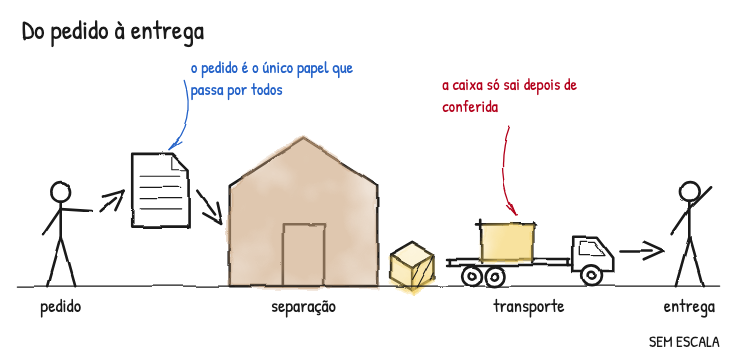

Reproduce this figure in Python.
"""A non-engineering explanation: how an order becomes a delivery. People, paper, box and truck."""

from __future__ import annotations

import sys
from pathlib import Path

sys.path.insert(0, str(Path(__file__).resolve().parents[1] / "scripts"))
from esquadro import Drawing, Iso, building, document, flow_arrow, hand_note, person, truck

OUT = Path(__file__).resolve().parent
TEXT = {
    "pt": {
        "title": "Do pedido à entrega",
        "desc": "Cliente faz o pedido, o estoque separa, a caixa sai no caminhão e chega ao cliente.",
        "labels": ["pedido", "separação", "transporte", "entrega"],
        "paper": "o pedido é o único papel que passa por todos",
        "check": "a caixa só sai depois de conferida",
    },
    "en": {
        "title": "From order to delivery",
        "desc": "A customer orders, the warehouse picks, the box leaves by truck and reaches the customer.",
        "labels": ["order", "picking", "transport", "delivery"],
        "paper": "the order is the one paper everyone sees",
        "check": "the box leaves only after it is checked",
    },
}


def main(lang: str = "pt") -> Path:
    t = TEXT[lang]
    d = Drawing.figure("page", 84, lang=lang, title=t["title"], description=t["desc"])
    d.text((5, 9), t["title"], "heading")
    ground = 66.0
    d.line((4, ground), (166, ground), "thin")

    client = person(d, (14, ground), 24, arm="out")
    order = document(d, (37, 44), 13, 17)
    flow_arrow(d, (client["hand"][0] + 2, client["hand"][1]), (order["left"][0] - 2, order["left"][1]))

    depot = building(d, (70, ground), 34, 34)
    d.wash([(53, ground), (53, ground - 23), (70, ground - 34), (87, ground - 23), (87, ground)], "brown")
    flow_arrow(d, (order["right"][0] + 2, 44), (depot["left"][0] - 2, depot["left"][1] - 1))

    iso = Iso(d, (90, ground - 2), unit=0.42)
    iso.box(0, 0, 0, 14, 14, 12, color="yellow")

    lorry = truck(d, (104, ground), 38)
    left, right, bed = lorry["bed"]
    d.rect(left + 7, bed - 8, 12, 8, fill="#fff")
    d.wash([(left + 7, bed - 8), (left + 19, bed - 8), (left + 19, bed), (left + 7, bed)], "yellow")
    flow_arrow(d, (right + 12, ground - 8), (153, ground - 8))
    person(d, (159, ground), 24, arm="up")

    for x, label in zip((14, 70, 122, 159), t["labels"], strict=True):
        d.text((x, ground + 6), label, "label", anchor="middle")
    hand_note(d, (order["top"][0] + 2, order["top"][1] - 1), (44, 14), t["paper"], 42, bend=-0.2, size=3.8, ink="blue")
    hand_note(d, (left + 15, bed - 10), (102, 18), t["check"], 38, bend=0.15, size=3.8, ink="red")
    return d.save(OUT / f"explain_flow{'_en' if lang == 'en' else ''}.svg")


if __name__ == "__main__":
    main("pt")
    main("en")
